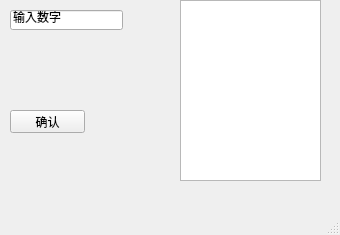
<?xml version="1.0" encoding="UTF-8"?>
<ui version="4.0">
 <class>MainWindow</class>
 <widget class="QMainWindow" name="MainWindow">
  <property name="geometry">
   <rect>
    <x>0</x>
    <y>0</y>
    <width>340</width>
    <height>235</height>
   </rect>
  </property>
  <property name="windowTitle">
   <string>MainWindow</string>
  </property>
  <widget class="QWidget" name="centralwidget">
   <widget class="QLineEdit" name="lineEdit">
    <property name="geometry">
     <rect>
      <x>10</x>
      <y>10</y>
      <width>113</width>
      <height>20</height>
     </rect>
    </property>
    <property name="text">
     <string>输入数字</string>
    </property>
   </widget>
   <widget class="QPushButton" name="pushButton">
    <property name="geometry">
     <rect>
      <x>10</x>
      <y>110</y>
      <width>75</width>
      <height>23</height>
     </rect>
    </property>
    <property name="text">
     <string>确认</string>
    </property>
   </widget>
   <widget class="QListWidget" name="listWidget">
    <property name="geometry">
     <rect>
      <x>180</x>
      <y>0</y>
      <width>141</width>
      <height>181</height>
     </rect>
    </property>
   </widget>
  </widget>
  <widget class="QMenuBar" name="menubar">
   <property name="geometry">
    <rect>
     <x>0</x>
     <y>0</y>
     <width>340</width>
     <height>23</height>
    </rect>
   </property>
  </widget>
  <widget class="QStatusBar" name="statusbar"/>
 </widget>
 <resources/>
 <connections/>
</ui>
